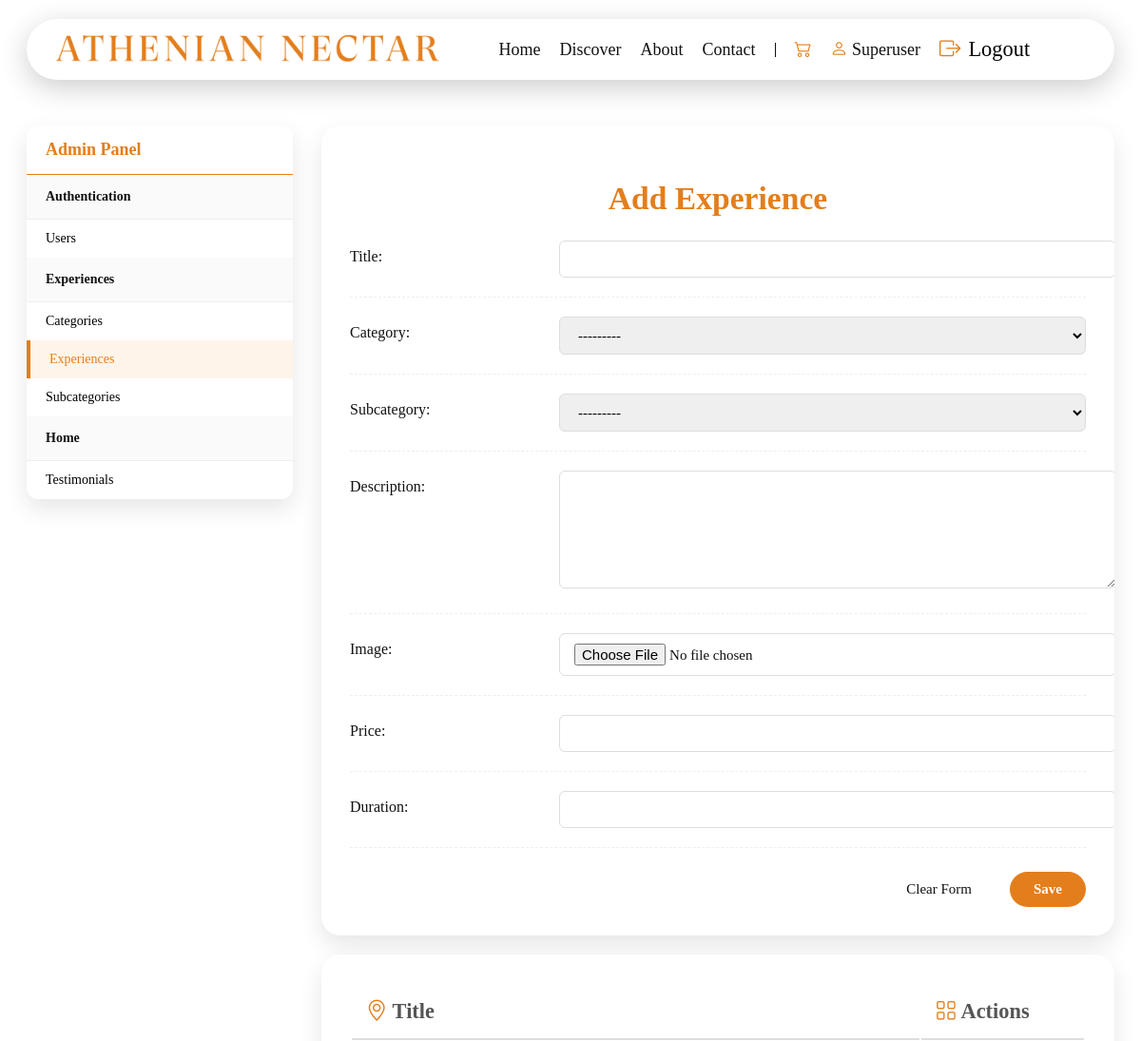
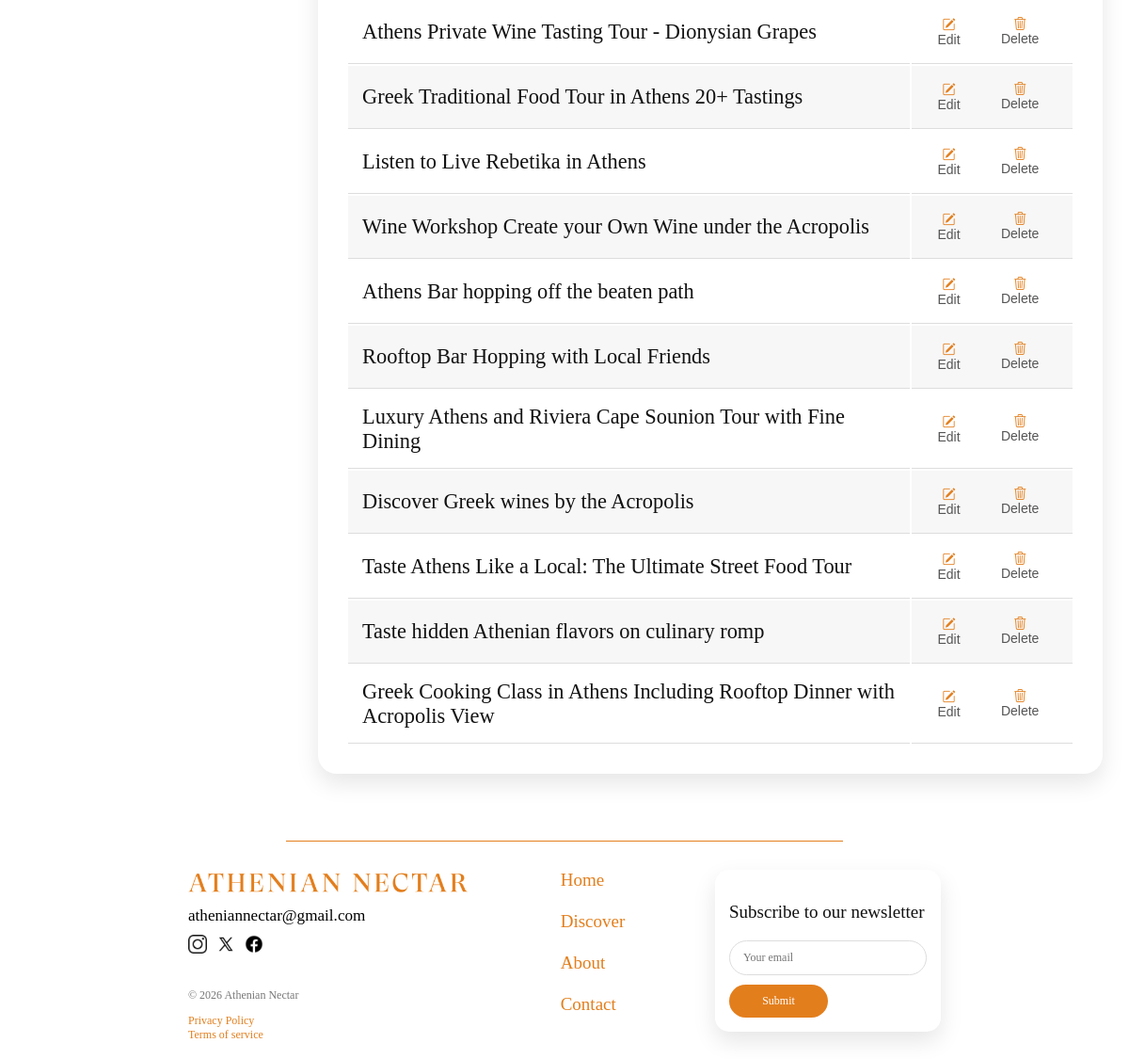
Page /adminpanel/experience/add/ (signed in) on the committed database (2 pictures, top to bottom).
### experiences/models.py (models this page shows, shortened)
class Experience(models.Model):
    title = models.CharField(max_length=200)
    category = models.ForeignKey(Category, on_delete=models.CASCADE)
    subcategory = models.ForeignKey(Subcategory, on_delete=models.SET_NULL, blank=True, null=True)
    description = models.TextField()
    image = models.ImageField(upload_to='experiences/')
    price = models.DecimalField(max_digits=6, decimal_places=2)
    duration = models.DecimalField(max_digits=3, decimal_places=1)

### adminpanel/views.py (the view)
# urls.py: path('experience/add/', views.add_experience, name='add_experience'),
@user_passes_test(check_admin, login_url='login')
def add_experience(request):
    if request.method == 'POST':
        exp_id = request.POST.get('experience_id')
        if exp_id:
            try:
                experience_to_update = Experience.objects.get(id=exp_id)
                form = ExperienceForm(request.POST, request.FILES, instance=experience_to_update)
            except Experience.DoesNotExist:
                form = ExperienceForm(request.POST, request.FILES)
        else:
            form = ExperienceForm(request.POST, request.FILES)
        if form.is_valid():
            form.save()
            return redirect('add_experience')
    else:
        form = ExperienceForm()
    all_experiences = Experience.objects.all().order_by('-id')
    category_map = {}
    all_categories = Category.objects.all()
    for cat in all_categories:
        subs = Subcategory.objects.filter(category=cat)
        category_map[cat.name] = [str(sub.id) for sub in subs]
    context = {
        'form': form,
        'experiences': Experience.objects.all().order_by('-id'),
        'category_map': category_map,
    }
    return render(request, 'adminpanel/add_experiences.html', context)

### adminpanel/forms.py
class ExperienceForm(forms.ModelForm):
    class Meta:
        model = Experience
        fields = ['title', 'category', 'subcategory', 'description', 'image', 'price', 'duration']
        widgets = {
            'title': forms.TextInput(attrs={'class': 'form-control', 'maxlength': '40'}),
            'category': forms.Select(attrs={'class': 'form-select'}),
            'subcategory': forms.Select(attrs={'class': 'form-select'}),
            'description': forms.Textarea(attrs={'class': 'form-control', 'rows': 6, 'maxlength': '3000'}),
            'image': forms.FileInput(attrs={'class': 'form-control'}),
            'price': forms.NumberInput(attrs={'class': 'form-control', 'step': '0.5'}),
            'duration': forms.NumberInput(attrs={'class': 'form-control', 'step': '0.5'}),
        }

### adminpanel/views.py (called while the page is built)
def check_admin(user):
    return user.is_superuser # or user.is_staff

### experiences/models.py (called while the page is built)
    def __str__(self):
        return self.name

    def __str__(self):
        return self.name

### orders/context_processors.py (called while the page is built)
def cart_processor(request):
    cart = request.session.get('cart', {})
    cart_item_count = len(cart)
    return {'cart_item_count': cart_item_count}

### adminpanel/templates/adminpanel/add_experiences.html (shortened to what this page needs)
{% extends 'home/base.html' %}
{% load static %}
{% block extra_css %}
    <link rel="stylesheet" href="{% static 'css/adminpanel.css' %}">
    <link rel="stylesheet" href="{% static 'css/users.css' %}">
{% endblock %}
{% block content %}
<div class="add-container">
    <div class="sidebar">
        <div class="admin-side-title">
            <a href="{% url 'admin_panel' %}">Admin Panel</a>
        </div>
        <div>
            <div class="side-title">Authentication</div>
            <a href="{% url 'add_user' %}" class="side-link">Users</a>
        </div>
        <div>
            <div class="side-title">Experiences</div>
            <a href="{% url 'add_category' %}" class="side-link">Categories </a>
            <a href="{% url 'add_experience' %}" class="side-link active">Experiences </a>
            <a href="{% url 'add_subcategory' %}" class="side-link">Subcategories </a>
        </div>
        <div>
            <div class="side-title">Home</div>
            <a href="{% url 'add_testimonial' %}" class="side-link">Testimonials</a>
        </div>
    </div>
    <div class = "manage-experiences">
        <div class="admin-table-card ">
            <h2 class="admin-title" id="form_title">Add Experience</h2>
            <div id="tasks_form_container">
                <form id="tasks_form" method="POST" enctype="multipart/form-data">
                    <div>
                        {% for field in form %}
                        <div class="form-rows">
                            <div class="form-label">
                                <label>{{ field.label }}:</label>
                            </div>
                            <div class="form-input">
                                {{ field }}
                            </div>
                        </div>
                        {% endfor %}
                    </div>
                    <div class="form-buttons">
                        <button type="button" id="cancel_task_button" class="cancel-btn">Clear Form</button>
                        <button type="submit" id="save_button" class="orange-button">Save</button>
                    </div>
                </form>
            </div>
        </div>
        <div class="admin-table-card">
            <div class="admin-table-container">
                <table class="admin-table" id="experience_table">
                    <thead>
                        <tr>
                            <th ><i class="bi bi-geo-alt"></i> Title</th>
                            <th><i class="bi bi-grid"></i> Actions</th>
                        </tr>
                    </thead>
                    <tbody>
                        {% for exp in experiences %}
                        <tr class="table-row"
                            data-id="{{ exp.id }}"
                            data-title="{{ exp.title }}"
                            data-category="{% if exp.category.id %}{{ exp.category.id }}{% else %}{{ exp.category }}{% endif %}"
                            data-subcategory="{% if exp.subcategory.id %}{{ exp.subcategory.id }}{% else %}{{ exp.subcategory }}{% endif %}"
                            data-price="{{ exp.price}}"
                            data-duration="{{ exp.duration }}">
                            <td>
                                {{ exp.title }}
                            </td>
                            <td>
                                <div class="actions">
                                    <button type="button" class="action-btn edit-btn"><i class="bi bi-pencil-square"></i> Edit</button>
                                    <form action="{% url 'delete_experience' exp.id %}" method="POST" onsubmit="return confirm('Are you sure you want to delete {{ exp.title|escapejs }}? This cannot be undone.');">
                                        <button type="submit" class="action-btn delete-btn"><i class="bi bi-trash3"></i> Delete</button>
                                    </form>
                                </div>
                            </td>
                        </tr>
                        {% empty %}
                        <tr>
                            <td colspan="2" class="empty">No experiences yet.</td>
                        </tr>
                        {% endfor %}
                    </tbody>
                </table>
            </div>
        </div>
    </div>
</div>
{% endblock %}

### home/templates/home/header.html (shortened to what this page needs)
{% load static %}
<header class="athenian-header">
    <div class="header-container">
        <div class="logo-section">
                <a href="{% url 'home' %}">
                <img src="{% static 'images/logo.png' %}" alt="Athenian Nectar Logo">
            </a>
        </div>
        <nav class="nav-links" aria-label="Main navigation">
            <a href="{% url 'home' %}">Home</a>
            <a href="{% url 'discover' %}">Discover</a>
            <a href="{% url 'about' %}">About</a>
            <a href="{% url 'contact' %}">Contact</a>
            {% if user.is_authenticated %}
                <a href="{% url 'cart_detail' %}" class="nav-link">
                    <i class="bi bi-cart2"></i>
                </a>
                <a href="{% url 'dashboard' %}">
                    <i class="bi bi-person"></i>
                    <span>{{ user.username|title }}</span>
                </a>
                <form action="{% url 'logout' %}" method="post" class="logout-form">
                    <button type="submit" class="logout-button">
                        <i class="bi bi-box-arrow-right"></i>
                        <span>Logout</span>
                    </button>
                </form>
            {% else %}
                <a href="{% url 'login' %}">
                    <i class="bi bi-person"></i>
                    <span>Login/Register</span>
                </a>
            {% endif %}
        </nav>
    </div>
</header>

### home/static/css/style.css (style rules this page uses)
:root { --bg-color: #ffffff; --text-color: #111111; --text-muted: #555555; --border-color: #dddddd; --line-color: #000000; }
body { background-color: var(--bg-color); color: var(--text-color); transition: background-color 0.3s ease, color 0.3s ease; font-family: 'Georgia', 'Perpetua', 'Perpetua Titling MT', 'Times New Roman',serif; font-size: 140%; display: flex; flex-direction: column; min-height: 100vh; }
a { color: #e37e1c; text-decoration: none; }
.orange-button { width:100%; padding:14px; background:#e37e1c; color:white; border:none; border-radius:30px; font-size:16px; cursor:pointer; font-family: inherit; }
.athenian-header { padding: 0 20px; position: sticky; top: 20px; z-index: 1000; }
.header-container { display: flex; justify-content: space-between; align-items: center; max-width: 1100px; margin: 0 auto; background-color: var(--bg-color); padding: 12px 30px; border-radius: 50px; box-shadow: 0 8px 30px rgba(0,0,0,0.2); }
.logo-section img { height: 40px; width: auto; display: block; }
.nav-links { display: flex; align-items: center; gap: 20px; }
.nav-links a { color: var(--text-color); text-decoration: none; font-size: 18px; transition: color 0.3s; }
.logout-button { background: none; border: none; padding: 0; margin: 0; font-family: inherit; font-size: inherit; cursor: pointer; display: flex; gap: 8px; transition: color 0.2s ease; }

### home/static/css/cart.css (style rules this page uses)
.nav-link { display: inline-flex; align-items: center; gap: 6px; text-decoration: none; }

### home/static/css/adminpanel.css (style rules this page uses)
.admin-title { color: #e37e1c; margin-bottom: 25px; text-align: center; }
.add-container { display: flex; padding: 40px 20px; gap: 30px; max-width: 1400px; margin: 20px auto; }
.sidebar { background: var(--bg-color); width: 280px; border-radius: 12px; box-shadow: 0 10px 25px rgba(0,0,0,0.1); flex-shrink: 0; height: fit-content; }
.admin-side-title { padding: 15px 20px; font-size: 18px; font-weight: bold; border-bottom: 1px solid #e37e1c; color:#e37e1c; text-align: left; }
.side-title { background-color: #fafafa; padding: 15px 20px; font-size: 14px; font-weight: bold; border-bottom: 1px solid #eee; }
.side-link { display: flex; justify-content: space-between; padding: 12px 20px; color: black; font-size: 14px; transition: background-color 0.2s ease, color 0.2s ease; }
.side-link.active { background-color: #fff4ea; color: #e37e1c; border-left: 4px solid #e37e1c; }
.form-rows { display: flex; align-items: flex-start; padding-bottom: 20px; margin-bottom: 20px; border-bottom: 1px dashed #eee; }
.form-label { width: 220px; padding-top: 8px; font-size: 16px; }
.form-input { flex-grow: 1; max-width: 600px; }
.form-input input, .form-input select, .form-input textarea { border-radius: 6px; border: 1px solid #ddd; padding: 10px 15px; width: 100%; font-family: inherit; font-size:15px; transition: border-color 0.2s ease, box-shadow 0.2s ease; }
.orange-button { font-family: inherit; font-size: 15px; font-weight: bold; padding: 10px 25px; border-radius: 20px; background-color: #e37e1c; color: white; cursor: pointer; border: none; transition: background-color 0.2s ease, transform 0.1s ease; width: auto; }
.cancel-btn { font-family: inherit; font-size: 15px; padding: 10px 25px; border-radius: 20px; background: transparent; color: var(--text-color); cursor: pointer; border: none; transition: background-color 0.2s ease, color 0.2s ease; }
.form-buttons { display: flex; justify-content: flex-end; gap: 15px; margin-top: 25px; }
.admin-table-card { background: var(--bg-color); padding: 30px; border-radius: 20px; box-shadow: 0 10px 25px rgba(0,0,0,0.1); overflow: hidden; }
.admin-table th:nth-child(1) { width: 60%; }
.admin-table th:nth-child(2) { width: 10%; }
.admin-table th { text-align: left; padding: 15px; border-bottom: 2px solid var(--border-color); color: var(--text-muted); font-weight: 600; }
.admin-table td { padding: 15px; border-bottom: 1px solid var(--border-color); color: var(--text-color); vertical-align: middle; }
.admin-table tr:nth-child(even) { background-color: #f3f3f3a8; }
.action-btn { background: none; border: none; font-size: 14px; cursor: pointer; margin-right: 10px; transition: 0.2s; color: var(--text-muted); }
.manage-experiences { flex-grow: 1; display: flex; flex-direction: column; gap: 20px; }
.actions { display: flex; justify-content: center; align-items: center; gap: 10px; }

### home/static/css/users.css (style rules this page uses)
.bi { color: #e37e1c; }

### rows in the picture
Experience: title "Athens Private Wine Tasting Tour - Dionysian Grapes"
Experience: title "Greek Traditional Food Tour in Athens 20+ Tastings"
Experience: title "Listen to Live Rebetika in Athens"
Experience: title "Wine Workshop Create your Own Wine under the Acropolis"
Experience: title "Athens Bar hopping off the beaten path"
Experience: title "Rooftop Bar Hopping with Local Friends"
Experience: title "Luxury Athens and Riviera Cape Sounion Tour with Fine Dining"
Experience: title "Discover Greek wines by the Acropolis"
Experience: title "Taste Athens Like a Local: The Ultimate Street Food Tour"
Experience: title "Taste hidden Athenian flavors on culinary romp"
Experience: title "Greek Cooking Class in Athens Including Rooftop Dinner with Acropolis View"

### other values in the picture
{{ user.username|title }} "Superuser"
{{ field.label }} "Title" "Category" "Subcategory" "Description" "Image" "Price" "Duration"
